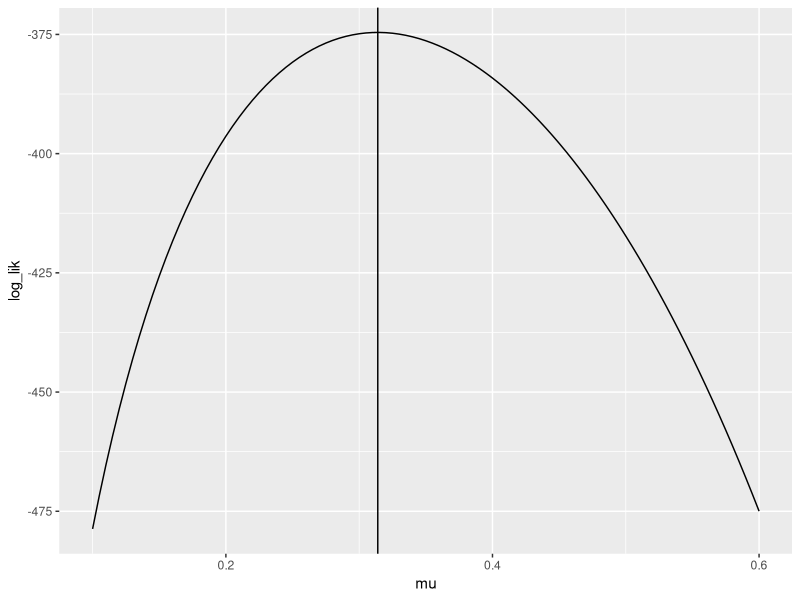
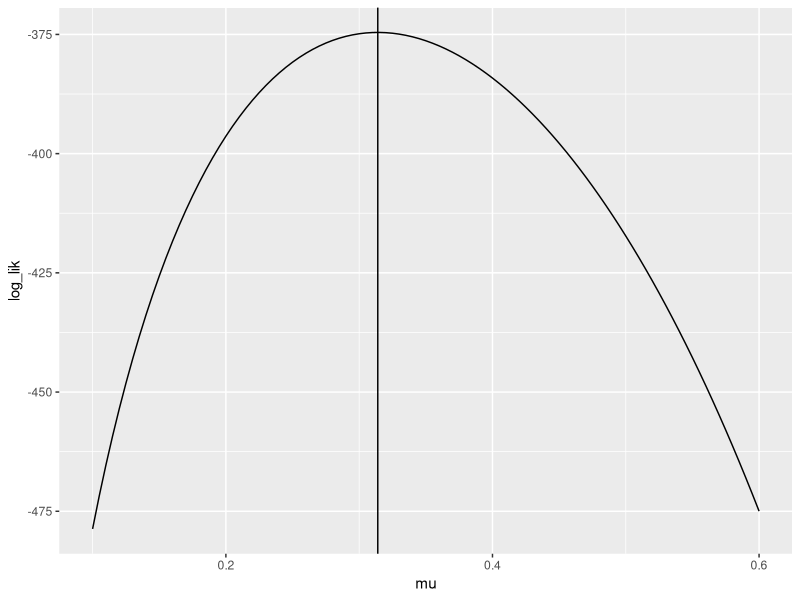
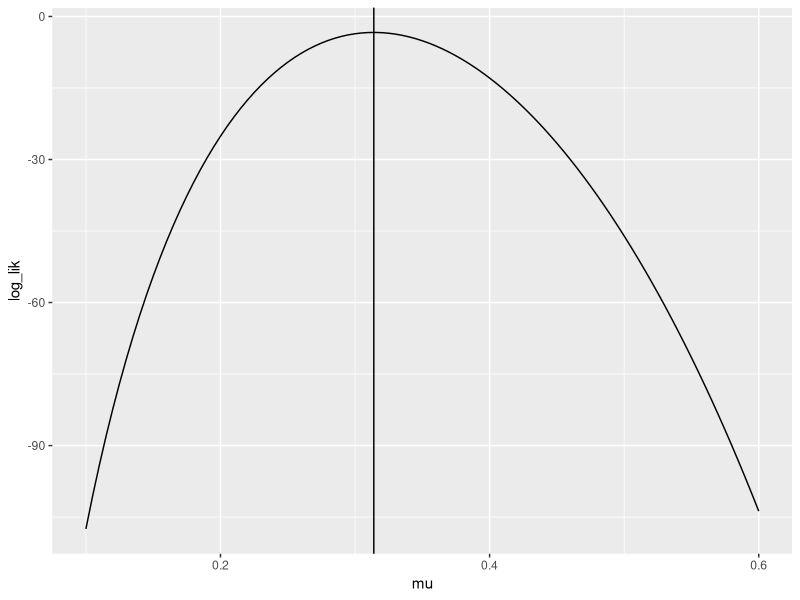
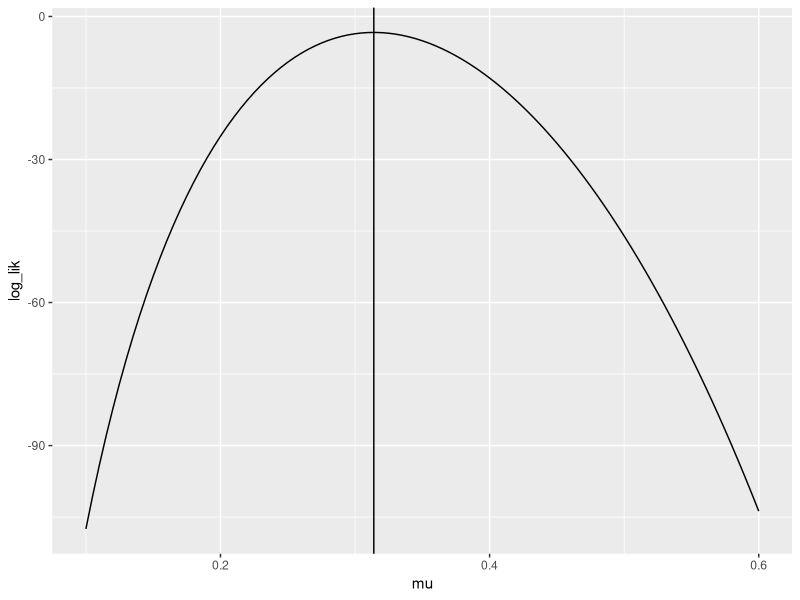
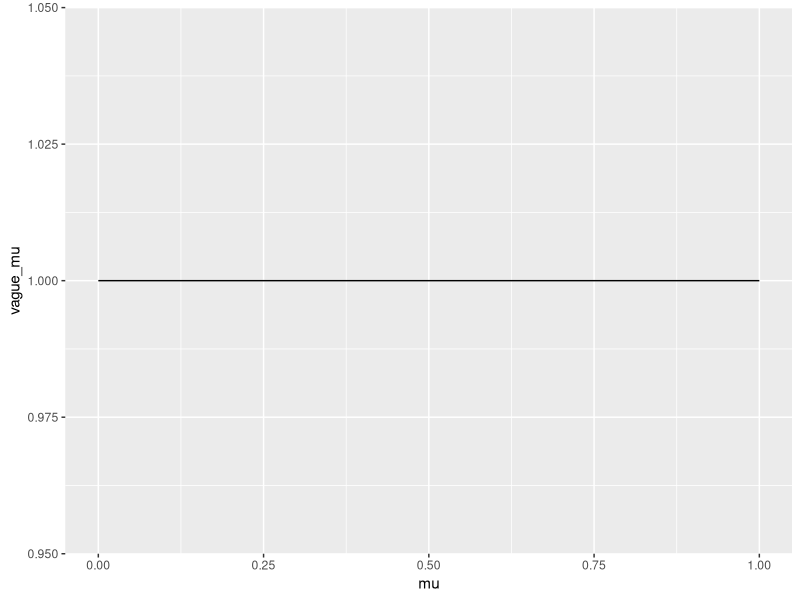
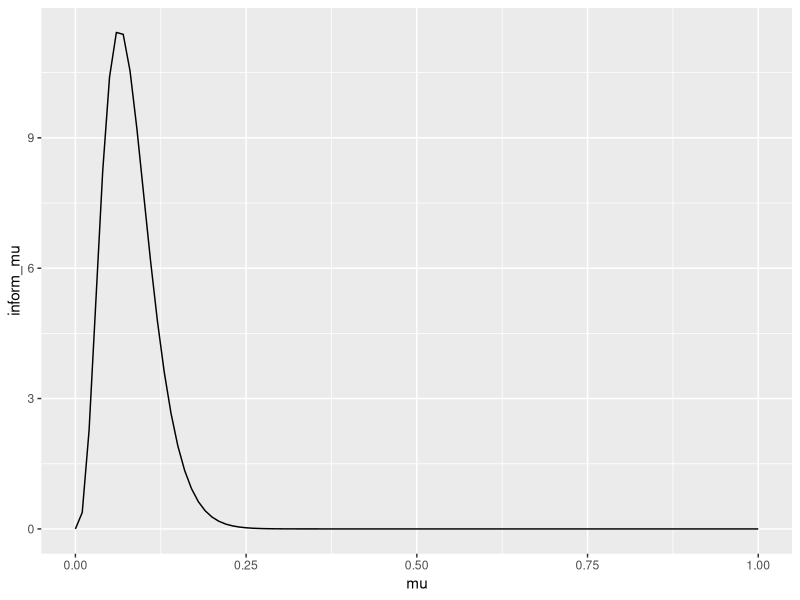

Source code (R) for these figures, in order:
## ---- chunk 1
knitr::opts_chunk$set(echo = TRUE)
## ---- chunk 2
library(tidyverse)
## ---- chunk 3
player_hits <- 189
player_atbats <- 602
## ---- chunk 4
player_mle=player_hits/player_atbats
player_mle
## ---- chunk 5
result<-tibble::tibble(
  mu = seq(0.1,0.6,length.out=101)
) %>% 
  mutate(log_lik=log(mu^(player_hits)*(1-mu)^(player_atbats-player_hits)))
result

result %>% ggplot(mapping = aes(x=mu,y=log_lik)) + geom_line()+geom_vline(xintercept=player_hits/player_atbats)



## ---- chunk 6
log_binom_pmf_unnorm <- function(events,trials,prob)
{
  # assign log_lik
  log_lik <- log(prob^(events)*(1-prob)^(trials-events))
  
  # return log_lik
  return (log_lik)
}
## ---- chunk 7
result <- tibble::tibble(
  mu = seq(0.1,0.6,length.out=101)
) %>% 
  mutate(log_lik=log_binom_pmf_unnorm(player_hits,player_atbats,mu))
result %>% ggplot(mapping = aes(x=mu,y=log_lik)) + geom_line() + geom_vline(xintercept = player_hits/player_atbats)

## ---- chunk 8
### set the input arguments!
log_binom_pmf <- function(events,trials,prob)
{
  # your code here
  return(log(choose(trials,events)*prob^(events)*(1-prob)^(trials-events)))
}
## ---- chunk 9
result <- tibble::tibble(
  mu = seq(0.1,0.6,length.out=101)
) %>% 
  mutate(log_lik=log_binom_pmf(player_hits,player_atbats,mu))
result %>% ggplot(mapping = aes(x=mu,y=log_lik))+geom_line()+geom_vline(xintercept = player_hits/player_atbats)
## ---- chunk 10
exp(1)^(log_binom_pmf(189,602,0.3))

## ---- chunk 11
dbinom(189,602,0.3,log=FALSE)
## ---- chunk 12
result <- tibble::tibble(
  mu = seq(0.1,0.6,length.out=101)
) %>% 
  mutate(log_lik=dbinom(player_hits,player_atbats,mu,log=TRUE))
result %>% ggplot(mapping = aes(x=mu,y=log_lik))+geom_line()+geom_vline(xintercept =player_hits/player_atbats )
## ---- chunk 13

coin_probs <- dbinom(x=c(0:5),11,0.25,log=FALSE)
coin_probs
length(coin_probs)
## ---- chunk 14
sum(coin_probs)
## ---- chunk 15
pbinom(5,11,0.25,log=FALSE)
## ---- chunk 16
coin_probs_01<- dbinom(x=c(175:195),602,0.3,log=FALSE)
sum(coin_probs_01)
coin_probs_02<- dbinom(x=c(165:205),602,0.3,log=FALSE)
sum(coin_probs_02)
## ---- chunk 17
m_small <- 0
N_small <- 7

m_medium <- 9
N_medium <- 100

m_big <- 103
N_big <- 1000
## ---- chunk 18
a_vague <- 1
b_vague <- 1

a_inform <- 4.28
b_inform <- 48.63

## ---- chunk 19
result <- tibble::tibble(
  mu = seq(0,1,length.out=101)
    
) %>% 
  mutate(vague_mu=dbeta(mu,1,1))

result %>% ggplot(mapping = aes(x=mu,y=vague_mu))+geom_line()
## ---- chunk 20
result<-tibble::tibble(
  mu = seq(0,1,length.out=101)
) %>% 
  mutate(inform_mu=dbeta(mu,4.28,48.63))
result %>% ggplot(mapping = aes(x=mu,y=inform_mu))+geom_line()
## ---- chunk 21
hp_small_vague_a_new <- m_small+a_vague
hp_small_vague_b_new <- N_small-m_small+b_vague

hp_small_inf_a_new <- m_small+a_inform
hp_small_inf_b_new <- N_small-m_small+b_inform

hp_medium_vague_a_new <- m_medium+a_vague
hp_medium_vague_b_new <- N_medium-m_medium+b_vague

hp_medium_inf_a_new <-m_medium+a_inform
hp_medium_inf_b_new <-N_medium-m_medium+b_inform

hp_big_vague_a_new <- m_big+a_vague
hp_big_vague_b_new <- N_big-m_big+b_vague

hp_big_inf_a_new <- m_big+a_inform
hp_big_inf_b_new <- N_big-m_big+b_inform

hp_a<- c(m_small+a_vague,m_medium+a_vague,m_big+a_vague,m_small+a_inform,m_medium+a_inform,m_big+a_inform)
hp_b<-c(N_small-m_small+b_vague,N_medium-m_medium+b_vague,N_big-m_big+b_vague,N_small-m_small+b_inform,N_medium-m_medium+b_inform,N_big-m_big+b_inform)



result_summary<-data.frame(hp_a,hp_b)
result_summary

## ---- chunk 22
final<- result_summary %>% mutate('5th'=qbeta(0.05,hp_a,hp_b),'95th'= qbeta(0.95,hp_a,hp_b),
mode = (hp_a-1) / (hp_a+hp_b-2),mean = hp_a/(hp_a+hp_b))
final
